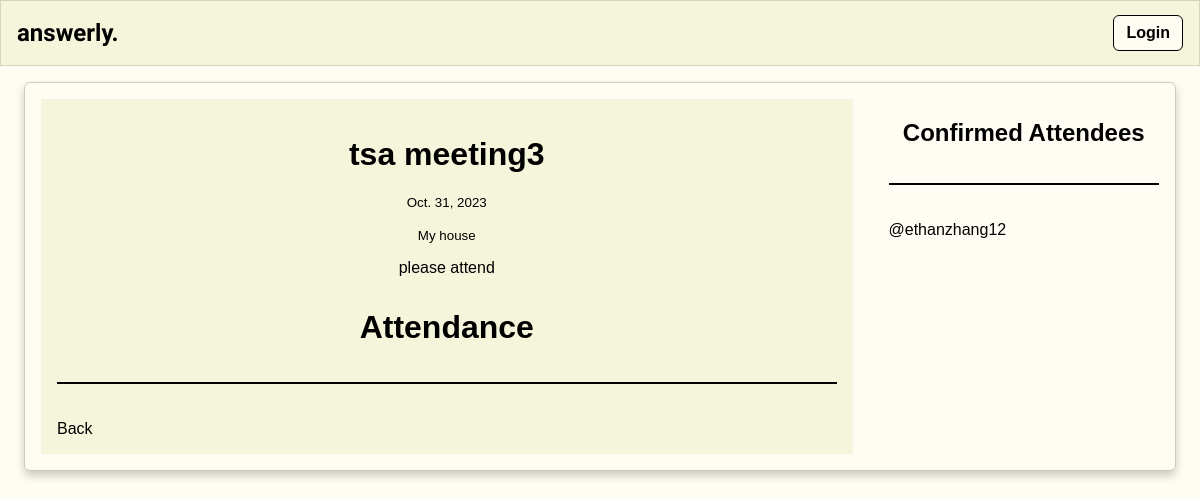
The app's page /event/11, older data.
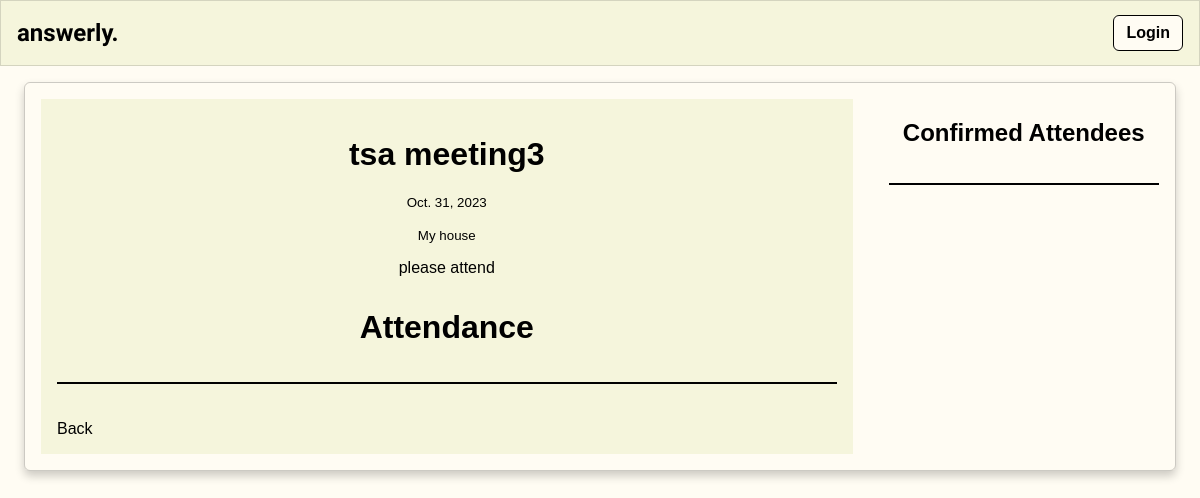
The same page, newer data.
### questions/models.py (models this page shows)
class EventResponse(models.Model):
    user = models.ForeignKey(User, on_delete=models.SET_NULL, null=True)
    event = models.ForeignKey(Event, on_delete=models.CASCADE, null=True)
    attending = models.BooleanField(null=True, blank=True)
    notattending = models.BooleanField(null=True, blank=True)

### questions/views.py (the view, shortened to what this page needs)
# urls.py: path('event/<str:pk>', event, name = 'event'),
def event(request, pk):
    event = Event.objects.get(id = pk)
    responses = EventResponse.objects.filter(event = event)
    attendees = responses.filter(attending = True)
    return render(request, 'questions/event.html', {'event': event, 'attendees': attendees})

### questions/templates/questions/event.html (shortened to what this page needs)
{% extends 'main.html' %}
{% block content %}
<div class="room-container">
    <div>
        <center>
            <h1>{{event.title}}</h1>
            <small>{{ event.date }}</small><br><br>
            <small>{{ event.location }}</small>
            <p>{{ event.description }}</p>
        </center>
        <div class="comment-wrapper">
            <center><h3>Attendance</h3></center>
            <hr>
            <a class="btn btn-outline-info mb-4" href="{% url 'questions:list-events'%}">Back</a>
    </div>
</div>
<div>
    <div>
        <h2>Confirmed Attendees</h2>
        <hr>
        {% for user in attendees %}
            <div>
                <p>@{{user.user.username}}</p>
            </div>
        {% endfor %}
    </div>
</div>
{% endblock content %}

Row changes from the older to the newer data that the page shows:
removed EventResponse: user.username "ethanzhang12"
